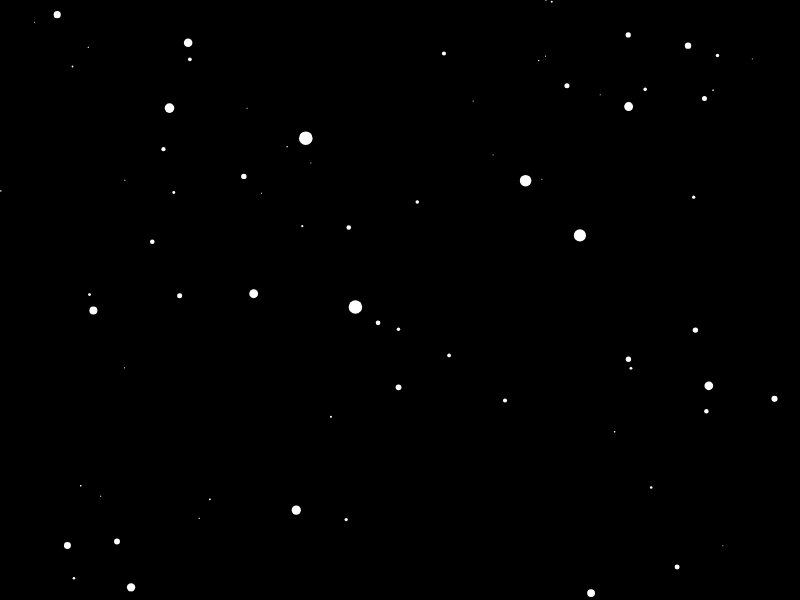
Frame 1 (no input)
Frame 60 (no input): identical to frame 1, image omitted
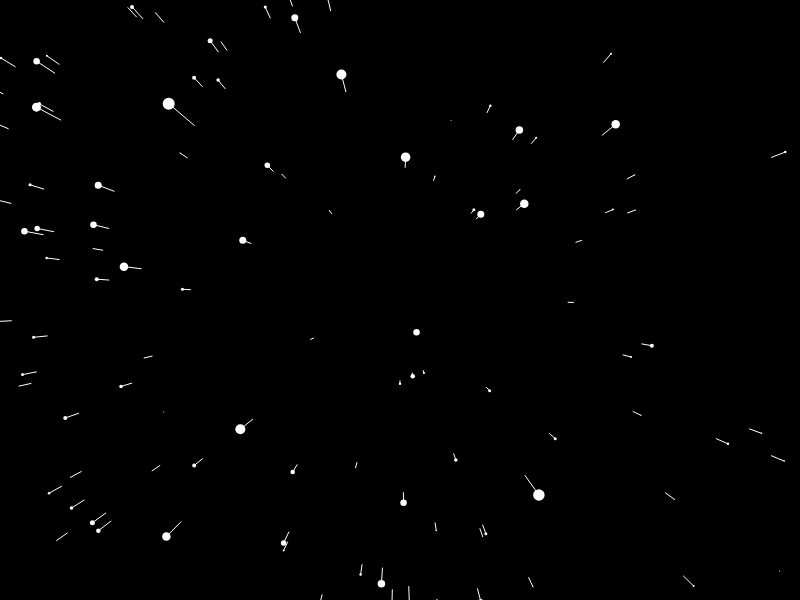
Frame 120 (the mouse pressed at the canvas centre since frame 60)

The p5.js sketch that drew these frames (run headless with seeded random() and noise() and a simulated clock; from frame 60 on, the mouse is pressed at the canvas centre):

// p5.js sketch
// ── sketch.js
var stars = [];

var speed;

function setup() {
  let p = screen.availWidth;
  let q = screen.availHeight;
  createCanvas(p,q);
  for (var i = 0; i < 800; i++) {
    stars[i] = new Star();
  }
}

function draw() {
  speed = map(mouseX, 0, width, 0, 50);
  background(0);
  translate(width / 2, height / 2);
  for (var i = 0; i < stars.length; i++) {
    stars[i].update();
    stars[i].show();
  }
}

// ── Star.js
function Star() {
  this.x = random(-width, width);
  this.y = random(-height, height);
  this.z = random(width);
  this.pz = this.z;

  this.update = function() {
    this.z = this.z - speed;
    if (this.z < 1) {
      this.z = width;
      this.x = random(-width, width);
      this.y = random(-height, height);
      this.pz = this.z;
    }
  }

  this.show = function() {
    fill(300);
    noStroke();

    var sx = map(this.x / this.z, 0, 1, 0, width);
    var sy = map(this.y / this.z, 0, 1, 0, height);

    var r = map(this.z, 0, width, 16, 0);
    ellipse(sx, sy, r, r);

    var px = map(this.x / this.pz, 0, 1, 0, width);
    var py = map(this.y / this.pz, 0, 1, 0, height);

    this.pz = this.z;

    stroke(255);
    line(px, py, sx, sy);

  }
}

// ── css_data.css
.profile {
    padding: 10%;
    /* background-color: yellow; */
  }

  .ln-ht {
    line-height: 1.6;
  }

  .exp {
    padding-left: 10%;
    padding-top: 10%;
    /* background-color: green; */
  }

  .projects {
    word-wrap: break-word;
    /* padding: 10% */
    padding-top: 1%;
    padding-right: 10%;
    padding-bottom: 10%;
  }
  .education{
    /* word-wrap: break-word; */
    padding-left: 10%;
    padding-top: 10%;
  }
  .edu{
    word-wrap: break-word;
    /* padding: 10% */
    padding-top: 1%;
    padding-right: 10%;
    padding-bottom: 10%;
  }

  .skills{
    /* word-wrap: break-word; */
    padding-left: 10%;
    padding-top: 10%;
  }
  .skl{
    word-wrap: break-word;
    /* padding: 10% */
    padding-top: 1%;
    padding-right: 10%;
    padding-bottom: 10%;
  }
// ── css_profile.css
body {
    padding: 0;
    margin: 0;
    position: absolute;
    top: 0;
    left: 0;
    width: 100%;
    height: 100%;
    z-index: -1;
    font-family: 'Lato', sans-serif;
}

canvas {
    width: 100%;
    height: 100%;
    display: block;
    position: fixed;
    top: 0;
    left: 0;
    z-index: -9999;
}

.flex-wrep-div {
    display: flex;
    flex-wrap: wrap;
}

.dim {
    width: 100%;
    height: 100%;
}

.inner-div {
    position: fixed;
    margin: 50px;
    width: 20%;
    height: 80%;
    background-color: #ebee44d4;
    word-wrap: break-word;
    box-shadow: 0 1px 3px rgba(0,0,0,0.12), 0 1px 2px rgba(0,0,0,0.24);
}

.inner-div1 {
    position: relative;
    margin: 50px;
    margin-left: 30%;
    width: 60%;
    height: 80%;      /*380%*/
    background-color: #0df1afd4;
    word-wrap: break-word;
}

.inner-div3{
    position: fixed;
    margin: 50px;
    margin-left: 94%;
    width: 10%;
    height: 80%;
    background-color: #ebee44d4;
}

.inner-div-div {
    position: relative;
    margin: 0 auto;
    margin-top: 8%;
    width: 40%;
    /* background-color: blue; */
}

.inner-div-div2 {
    position: relative;
    margin: 0 auto;
    width: 100%;
    text-align: center;
    /* background-color: red; */
}

.inner-div-div3 {
    position: relative;
    /* margin: 20px; */
    width: 100%;
    /* height: 60%; */
    /* background-color: red; */
}

.ppname {
    font-size: 1.4rem;
}

.inner-div-div4 {
    position: relative;
    width: 80%;
    height: 5%;
    /* height: 60%; */
    background-color: #0000004a;
    padding: 10%;
    /* size: 10px; */
    margin: 0 auto;
}

.sizee {
    height: 5px;
    width: 5px;
}

.img {
    width: 100%;
    border-radius: 100%;
}

.p1 {
    margin: 10px;
    /* color: rgb(25, 99, 211); */
    font-weight: bold;
    /* font-size: 0.7rem; */
}

.contact {
    width: 95%;
    color: white;
    background-color: #0000004a;
    margin: 0 auto;
    padding: 4px;
    font-size: 1rem;
    padding-left: 4%;
    /* padding-bottom: 10px; */
}

.div_width{
    width: 100%;
    height: 26.3%;
}

.div_btn1{
    padding-left: 0%;
    width: 100%;
    height: 80%;
    background-color: #0000004a;
}

.loc{
    float: left;
    padding: 0.5rem;
}

@media (max-width: 712px) {
    .inner-div {
        position: relative;
        margin: 0;
        width: 100%;
        height: 90%;
        background-color: #ebee44d4;
    }

    .inner-div1 {
        position: relative;
        margin: 0;
        width: 100%;
        height: 90%;
        background-color: #0df1afd4;
    }

    .inner-div3{
        position: relative;
        margin: 0;
        width: 100%;
        height: 25%;
        background-color: #ebee44d4;
    }
}
